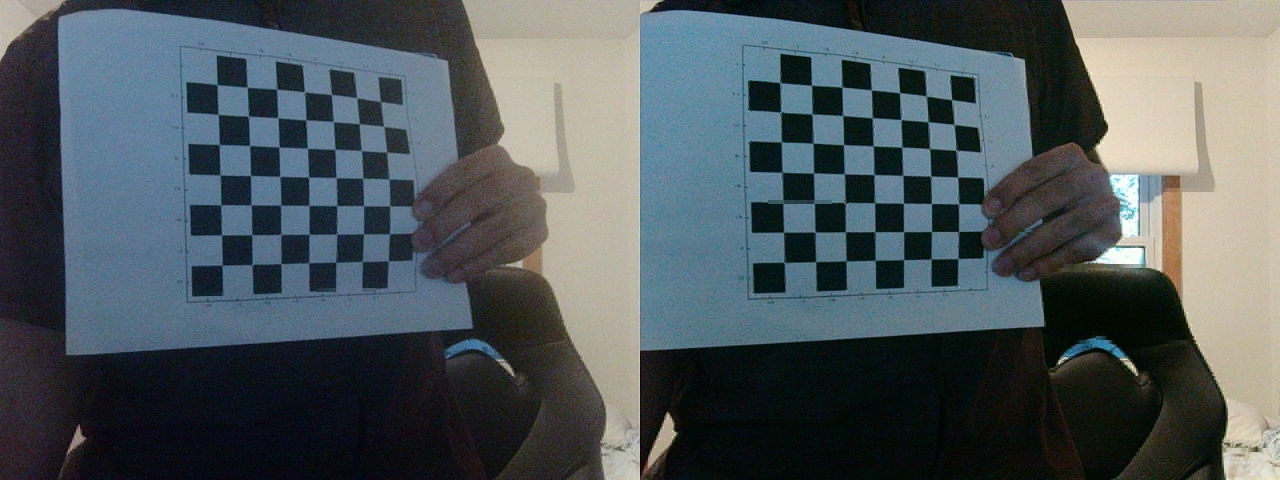
#> input picture Devoir2&3IMN/images/ChessBoard/LeftAndRight/WIN_20220802_20_28_13_Pro.jpg, 2560 x 960 px (shown at 1/2 size)
$ python Calibration.py
#> lines starting #> are read from the running program, lines starting #| are printed output that depends on the picture
import numpy as np
import cv2 as cv
import glob
import MiseEnCorrespondance as MC
import Reconstruction3D
# chessboard size
sizeChessboard = (7, 7)

# image size
imgSize = [1280, 960]
#taille de chaque carré de l'échiquier en mm
sizeEachSquare = 20

# calibration images
ImgLAndR = glob.glob("./images/ChessBoard/LeftAndRight/*")
#tableau qui garde en mémoire les points dans le monde reel et image de toutes les images du chessboard
objPoints = []  # points dans le 3d space (monde reel)
imgPointsL = []  # points dans le repère image de l'image de gauche (Left)
imgPointsR = []  # points dans le repère image de l'image de droite (Right)

#nous avons suivi ce tutoriel pour nous aider avec la calibration
#https://www.youtube.com/watch?v=yKypaVl6qQo&t=1339s&ab_channel=NicolaiNielsen-ComputerVision%26AI
def calibrageCamera():
    SeparationImagesBetweenLeftAndRight()
    # critère pour terminer la calibration
    criteria = (cv.TERM_CRITERIA_EPS + cv.TERM_CRITERIA_MAX_ITER, 30, 0.001)

    # initialisation du tableau avec les points de l'objet
    pointObjet = np.zeros((sizeChessboard[0] * sizeChessboard[1], 3), np.float32)
    pointObjet[:, :2] = np.mgrid[0:sizeChessboard[0], 0:sizeChessboard[1]].T.reshape(-1, 2)

    pointObjet = pointObjet * sizeEachSquare

    imagesLeft = sorted(glob.glob('images/ChessBoard/Left/*.png'))
    imagesRight = sorted(glob.glob('images/ChessBoard/Right/*.png'))

    compteur = 0;
    #partie de la fonction sert a trouver les coins du chessboard
    for imgLeft, imgRight in zip(imagesLeft, imagesRight):
        #mettre les images de gauche et droite en niveau de gris
        imgL = cv.cvtColor(cv.imread(imgLeft), cv.COLOR_BGR2GRAY)
        imgR = cv.cvtColor(cv.imread(imgRight), cv.COLOR_BGR2GRAY)

        #trouve les coins du chessboard
        retL, cornersL = cv.findChessboardCorners(imgL, sizeChessboard, None)
        retR, cornersR = cv.findChessboardCorners(imgR, sizeChessboard, None)

        # If found, add object points, image points (after refining them)
        if retL and retR == True:
            print(compteur)
            objPoints.append(pointObjet)

            cornersL = cv.cornerSubPix(imgL, cornersL, (11, 11), (-1, -1), criteria)
            imgPointsL.append(cornersL)

            cornersR = cv.cornerSubPix(imgR, cornersR, (11, 11), (-1, -1), criteria)
            imgPointsR.append(cornersR)

            # Draw and display the corners
            cv.drawChessboardCorners(imgL, sizeChessboard, cornersL, retL)
            cv.imwrite('images/ChessBoard/Corners/Left/Left' + str(compteur) + '.png', imgL)
            cv.drawChessboardCorners(imgR, sizeChessboard, cornersR, retR)
            cv.imwrite('images/ChessBoard/Corners/Right/Right' + str(compteur) + '.png', imgR)
        compteur += 1

    # calibration de la caméra de gauche
    retL, cameraMatrixL, distL, rvecsL, tvecsL = cv.calibrateCamera(objPoints, imgPointsL, imgSize, None, None)
    heightL, widthL, channelsL = cv.imread(imgLeft).shape
    newCameraMatrixL, roi_L = cv.getOptimalNewCameraMatrix(cameraMatrixL, distL, (widthL, heightL), 1,(widthL, heightL))

    # calibration de la caméra de droite
    retR, cameraMatrixR, distR, rvecsR, tvecsR = cv.calibrateCamera(objPoints, imgPointsL, imgSize, None, None)
    heightR, widthR, channelsR = cv.imread(imgRight).shape
    newCameraMatrixR, roi_R = cv.getOptimalNewCameraMatrix(cameraMatrixR, distR, (widthR, heightR), 1,(widthR, heightR))

    flags = 0
    flags |= cv.CALIB_FIX_INTRINSIC
    # Here we fix the intrinsic camara matrixes so that only Rot, Trns, Emat and Fmat are calculated.
    # Hence intrinsic parameters are the same

    criteria_stereo = (cv.TERM_CRITERIA_EPS + cv.TERM_CRITERIA_MAX_ITER, 30, 0.001)

    # This step is performed to transformation between the two cameras and calculate Essential and Fundamenatl matrix
    retStereo, newCameraMatrixL, distL, newCameraMatrixR, distR, matRotation, matTranslation, essentialMatrix, fundamentalMatrix = cv.stereoCalibrate(objPoints, imgPointsL, imgPointsR, newCameraMatrixL, distL, newCameraMatrixR, distR, imgL.shape[::-1],criteria_stereo, flags)

    #calcul les stereo maps pour pouvoir rectifier la rotation des caméra.
    rectifyScale = 1
    rectL, rectR, matProjL, matProjR, Q, roi_L, roi_R = cv.stereoRectify(newCameraMatrixL, distL, newCameraMatrixR, distR, imgL.shape[::-1], matRotation, matTranslation, rectifyScale, (0, 0))

    stereoMapL = cv.initUndistortRectifyMap(newCameraMatrixL, distL, rectL, matProjL, imgL.shape[::-1], cv.CV_16SC2)
    stereoMapR = cv.initUndistortRectifyMap(newCameraMatrixR, distR, rectR, matProjR, imgR.shape[::-1], cv.CV_16SC2)


    cv_file = cv.FileStorage('Rectification/stereoMap.xml', cv.FILE_STORAGE_WRITE)
    cv_file.write('stereoMapL_x', stereoMapL[0])
    cv_file.write('stereoMapL_y', stereoMapL[1])
    cv_file.write('stereoMapR_x', stereoMapR[0])
    cv_file.write('stereoMapR_y', stereoMapR[1])
    cv_file.release()

    print("Matrice Intrinsèque caméra gauche:")
    print(newCameraMatrixL)
    print("Matrice Intrinsèque caméra droite:")
    print(newCameraMatrixR)
    print("Matrice Fondamentale:")
    print(fundamentalMatrix)
    print("Matrice de translation:")
    print(matTranslation)
    print("Matrice de rotation:")
    print(matRotation)

    return  fundamentalMatrix

def SeparationImagesBetweenLeftAndRight():
    compteur = 0;
    for name in ImgLAndR:
        img = cv.imread(name)
#> img is the input picture: shape (960, 2560, 3); mean B, G, R 91.2, 87.4, 78.6
        half = imgSize[0]
        imgL = img[:, :int(half)]
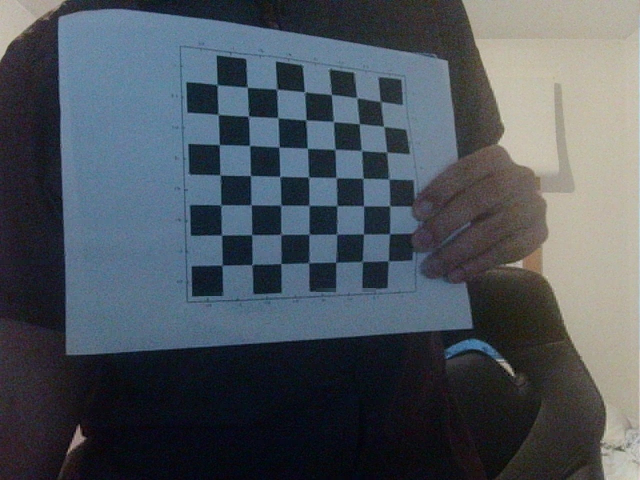
#> imgL: shape (960, 1280, 3) (shown at 1/2 size); mean B, G, R 92, 84.2, 76.8
        imgR = img[:, int(half):]
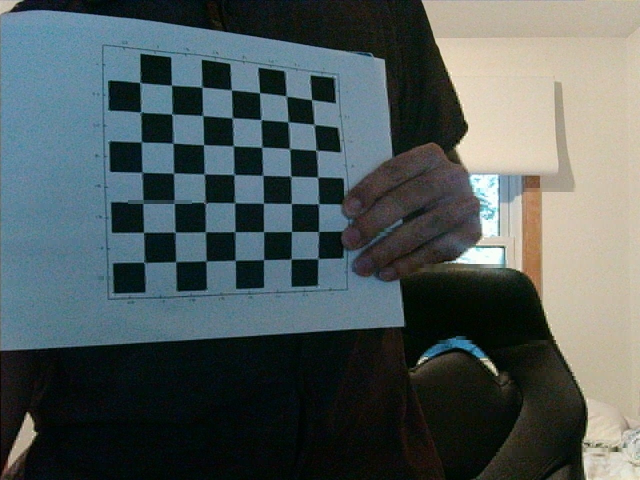
#> imgR: shape (960, 1280, 3) (shown at 1/2 size); mean B, G, R 90.4, 90.5, 80.4
        cv.imwrite('images/ChessBoard/Left/Left' + str(compteur) + '.png', imgL)
        cv.imwrite('images/ChessBoard/Right/Right' + str(compteur) + '.png', imgR)
        compteur += 1
#> pass 2 of the loop in SeparationImagesBetweenLeftAndRight, `for name in ImgLAndR:`:
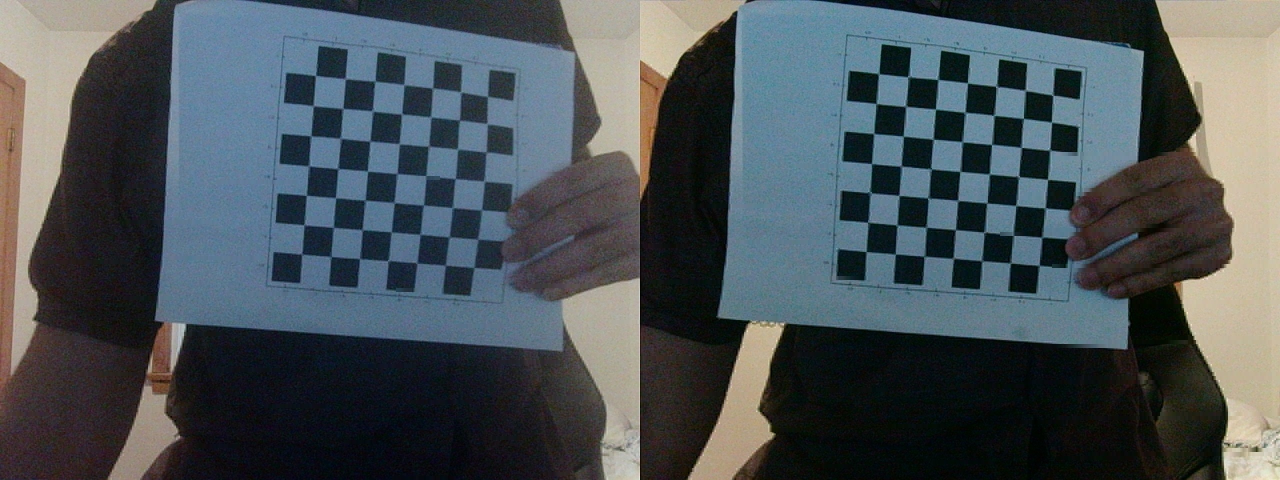
#> input picture Devoir2&3IMN/images/ChessBoard/LeftAndRight/WIN_20220802_20_28_15_Pro.jpg, 2560 x 960 px (shown at 1/2 size)
#> in SeparationImagesBetweenLeftAndRight, img is the input picture: shape (960, 2560, 3); mean B, G, R 86.1, 81.9, 74
#> in SeparationImagesBetweenLeftAndRight, `imgL = img[:, :int(half)]`:
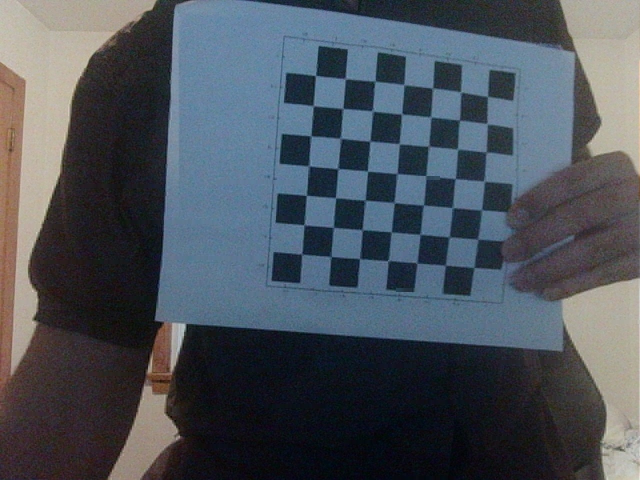
#> imgL: shape (960, 1280, 3) (shown at 1/2 size); mean B, G, R 90.7, 82.3, 75.4
#> in SeparationImagesBetweenLeftAndRight, `imgR = img[:, int(half):]`:
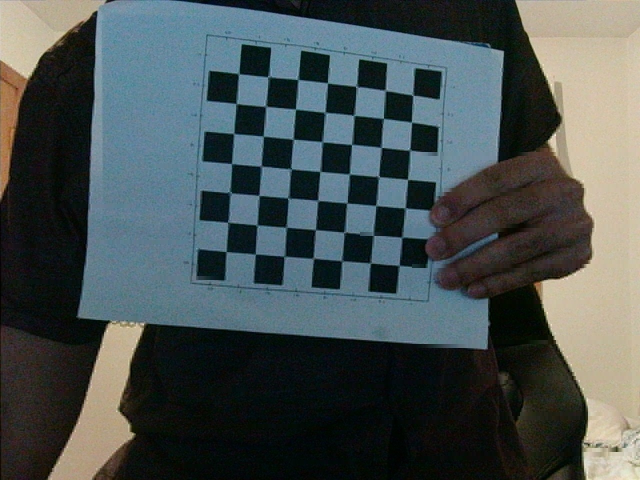
#> imgR: shape (960, 1280, 3) (shown at 1/2 size); mean B, G, R 81.6, 81.5, 72.6
#> pass 3 of the loop in SeparationImagesBetweenLeftAndRight, `for name in ImgLAndR:`:
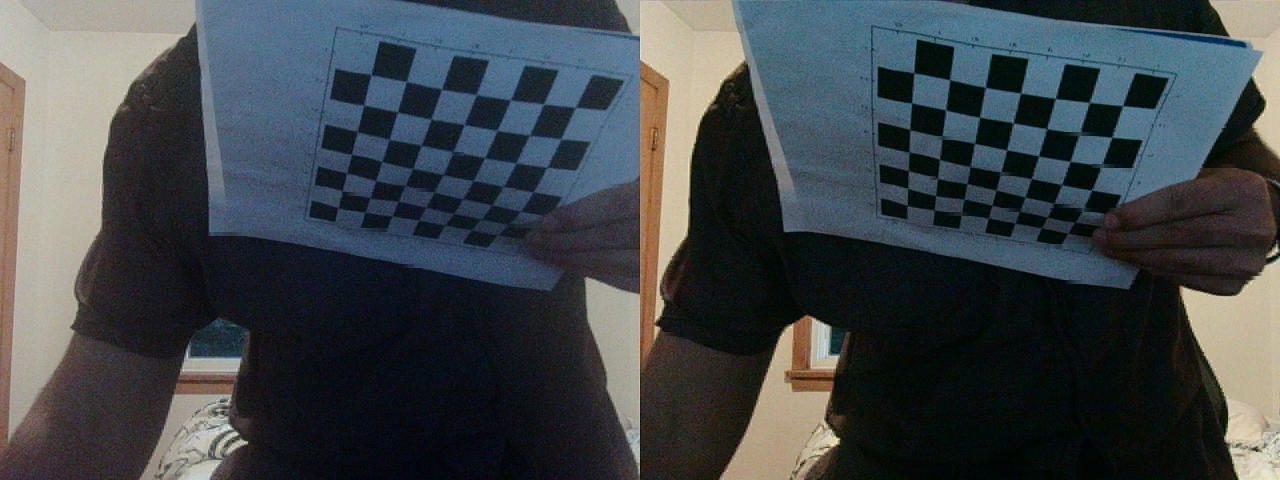
#> input picture Devoir2&3IMN/images/ChessBoard/LeftAndRight/WIN_20220802_20_28_18_Pro.jpg, 2560 x 960 px (shown at 1/2 size)
#> in SeparationImagesBetweenLeftAndRight, img is the input picture: shape (960, 2560, 3); mean B, G, R 72.5, 69.2, 63.1
#> in SeparationImagesBetweenLeftAndRight, `imgL = img[:, :int(half)]`:
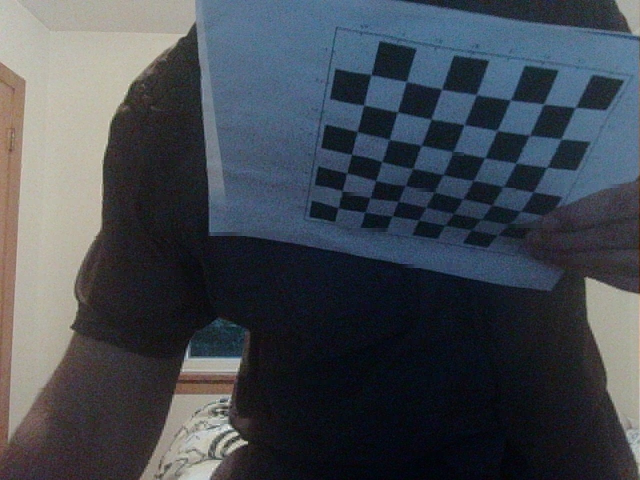
#> imgL: shape (960, 1280, 3) (shown at 1/2 size); mean B, G, R 80.5, 72.9, 67.2
#> in SeparationImagesBetweenLeftAndRight, `imgR = img[:, int(half):]`:
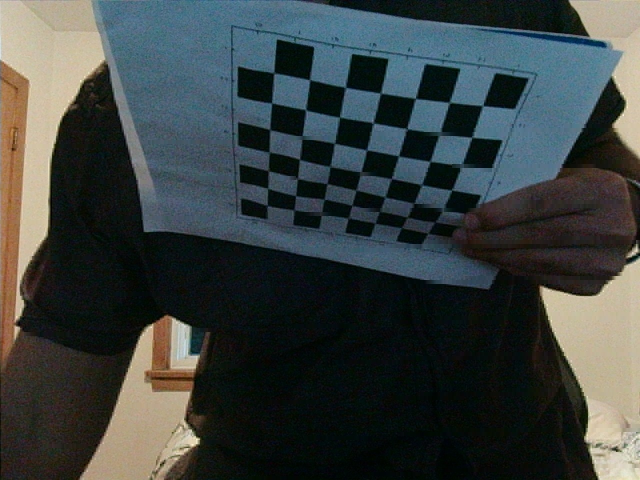
#> imgR: shape (960, 1280, 3) (shown at 1/2 size); mean B, G, R 64.4, 65.5, 59


if __name__ == "__main__":
#> (the run stopped early here; a loop or call above may not have finished)
